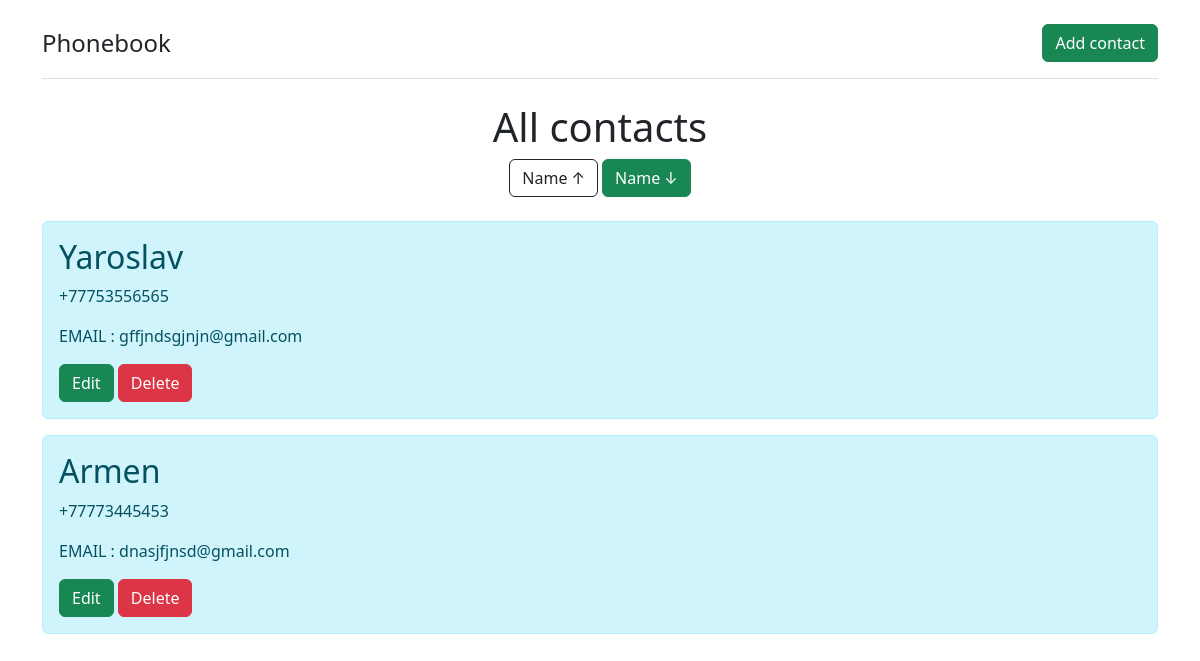
/namedown, run on the app's committed database.
### contacts/models.py (models this page shows)
class Contact(models.Model):
    name = models.CharField(max_length=32, null=False)
    phone_number = models.CharField(max_length=32, null=False)
    email = models.EmailField(max_length=64)
    class Meta:
        verbose_name = 'Contact'
        verbose_name_plural = 'Contacts'
    def __str__(self) -> str:
        return f'{self.name} | {self.phone_number} | {self.email}'

### contacts/views.py (the view)
# urls.py: path('namedown', NameDown.as_view()),
class NameDown(View):
    def get(self, request):
        contacts = Contact.objects.all().order_by('-name')
        buttons = ['btn btn-outline-dark', 'btn btn-success']
        data = {'contacts': contacts, 'buttons': buttons}
        print(contacts)
        return render(request, 'main.html', data)

### templates/main.html (shortened to what this page needs)
{% extends 'index.html' %}
{% block body %}
    {% if contacts|length > 0 %}
        <div class="container d-flex justify-content-center">
            <h1>All contacts</h1>
        </div>
        <div class="container d-flex justify-content-center">
            <form action="">
                <a href="nameup" class="{{ buttons.0 }}">Name ↑</a>
                <a href="namedown" class="{{ buttons.1 }}">Name ↓</a>
            </form>
        </div>
        <div class="container">
            <br>
            {% for contact in contacts %}
            <div class="alert alert-info">
                <h2>{{ contact.name }}</h2>
                <p>{{ contact.phone_number }}</p>
                <p>EMAIL : {{ contact.email }}</p>
                <a href="/{{ contact.id }}/edit" class="btn btn-success">Edit</a>
                <a href="/{{ contact.id }}/delete" class="btn btn-danger">Delete</a>
            </div>
            {% endfor %}
        </div>
    {% else %}
        <div class="container d-flex justify-content-center">
            <h1>Your phonebook is empty :(</h1>
        </div>
    {% endif %}
{% endblock %}

### data on the page
Contact: name "Yaroslav", phone_number "+77753556565", email "gffjndsgjnjn@gmail.com"
Contact: name "Armen", phone_number "+77773445453", email "dnasjfjnsd@gmail.com"
